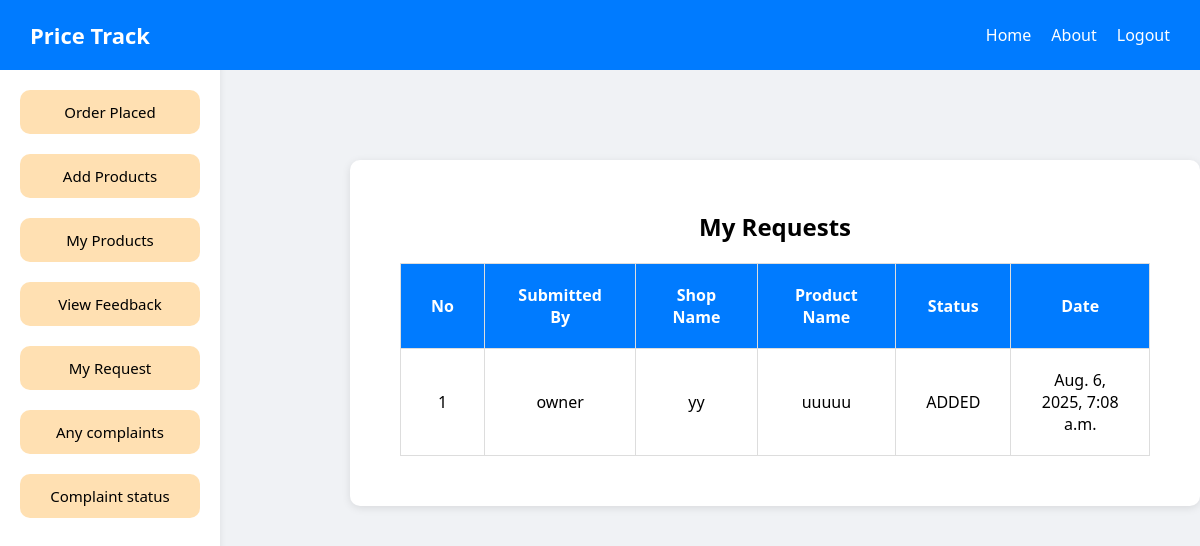
The page /product/viewallreq/ (signed in) on the database its author committed.
### products/models.py (models this page shows)
class Available(models.Model):
    CHOICES = [
        ('ADDED', 'ADDED'),
        ('Not Added', 'Not Added')
    ]
    shopid = models.ForeignKey(Register,on_delete=models.CASCADE,null=True)
    productname = models.CharField(max_length=20)
    productcate = models.ForeignKey(Category,on_delete=models.CASCADE,null=True)
    brand = models.CharField(max_length=20)
    price = models.IntegerField(null=True)
    description = models.CharField(max_length=255)
    image = models.ImageField(upload_to='product/',null=True)
    status = models.CharField(max_length=20,choices=CHOICES,default='Not Added',null=True)
    orderdate = models.DateTimeField(auto_now_add=True)

### users/models.py (models this page shows)
class Register(AbstractUser):
    name=models.CharField(max_length=40,null=True)
    address=models.CharField(max_length=200,null=True)
    phone=models.IntegerField(null=True)
    approved=models.BooleanField(default=False)
    shopname=models.CharField(max_length=20,null=True)
    licensenumber=models.IntegerField(null=True)
    image=models.ImageField(upload_to='image/',null=True)
    district=models.CharField(max_length=100,null=True)
    place=models.CharField(max_length=255,null=True)
    role=models.CharField(max_length=20,default="admin")

### products/views.py (the view)
# urls.py: path('viewallreq/',views.viewallreq),
def viewallreq(request):
    req = Available.objects.filter(shopid=request.user)
    return render(request,'viewAvailableReq.html',{'reqs':req})

### products/templates/viewAvailableReq.html (shortened to what this page needs)
{% extends 'layout.html' %}
{% load static %}
{% block extra_head %}
<link rel="stylesheet" href="{% static 'products/complaintStatus.css' %}">
{% endblock %}
{% block content %}
{% include 'side.html' %}
<div class="container">
  <h2>My Requests</h2>
  <table>
    <thead>
      <tr>
        <th>No</th>
        <th>Submitted By</th>
        <th>Shop Name</th>
        <th>Product Name</th>
        <th>Status</th>
        <th>Date</th>
      </tr>
    </thead>
    <tbody>
      {% for complaint in reqs %}
      <tr>
         <td>{{ forloop.counter }}</td>
        <td>{{ complaint.shopid.username }}</td>
        <td>{{ complaint.shopid.shopname }}</td>
        <td>{{ complaint.productname }}</td>
        <td>{{ complaint.status }}</td>
        <td>{{ complaint.orderdate }}</td>
      </tr>
      {% empty %}
      <tr>
        <td colspan="5">No requests found.</td>
      </tr>
      {% endfor %}
    </tbody>
  </table>
</div>
{% endblock %}

### users/static/layout.css (style rules this page uses)
* { margin: 0; padding: 0; font-family: -apple-system, BlinkMacSystemFont, "Segoe UI", Roboto, Oxygen, Ubuntu, Cantarell, "Open Sans", "Helvetica Neue", sans-serif; box-sizing: border-box; }
body { background-color: #f4f7fa; }

### products/static/products/complaintStatus.css (style rules this page uses)
body { font-family: 'Segoe UI', sans-serif; background-color: #f5f5f5; }
.container { max-width: 1000px; margin-left: 350px; padding: 50px; background-color: white; border-radius: 10px; box-shadow: 0 2px 8px rgba(0,0,0,0.1); margin-top: 100px; }
h2 { text-align: center; margin-bottom: 20px; }
table { width: 100%; border-collapse: collapse; margin-top: 20px; }
table, th, td { border: 1px solid #ddd; }
th, td { padding: 20px 30px 20px 30px; text-align: center; }
th { background-color: #007bff; color: white; }

### users/static/side.css (style rules this page uses)
* { margin: 0; padding: 0; box-sizing: border-box; font-family: "Segoe UI", Roboto, Oxygen, Ubuntu, Cantarell, "Open Sans", sans-serif; }
body { background-color: #f0f2f5; min-height: 100vh; }

### rows shown on the page
Available: shopid.username "owner", shopid.shopname "yy", productname "uuuuu", status "ADDED", orderdate "Aug. 6, 2025, 7:08 a.m."
